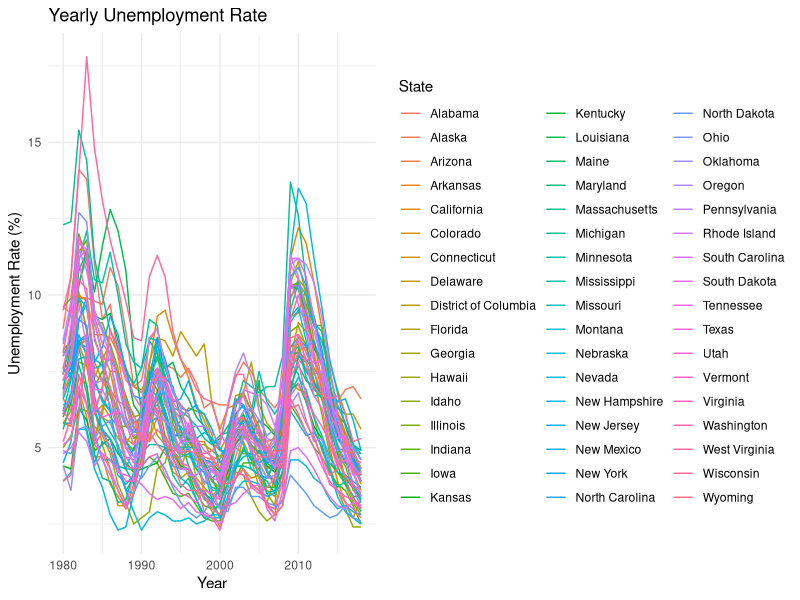
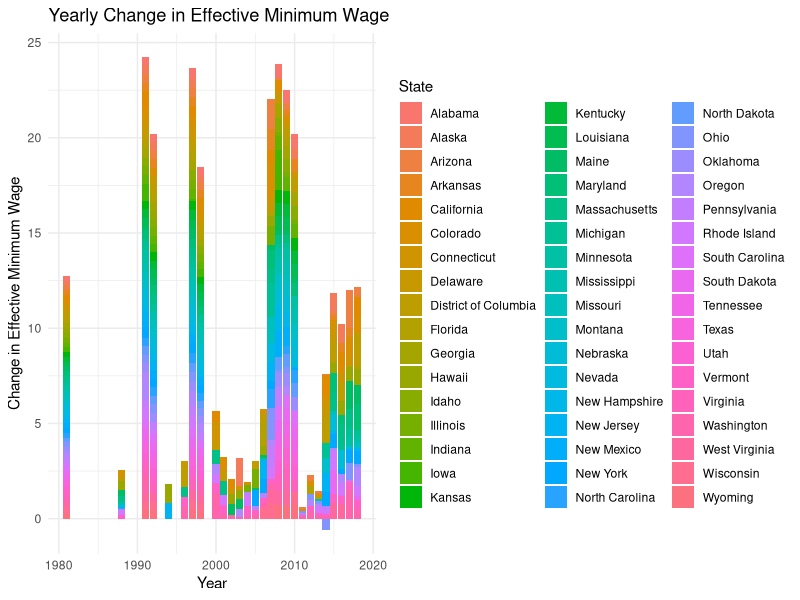
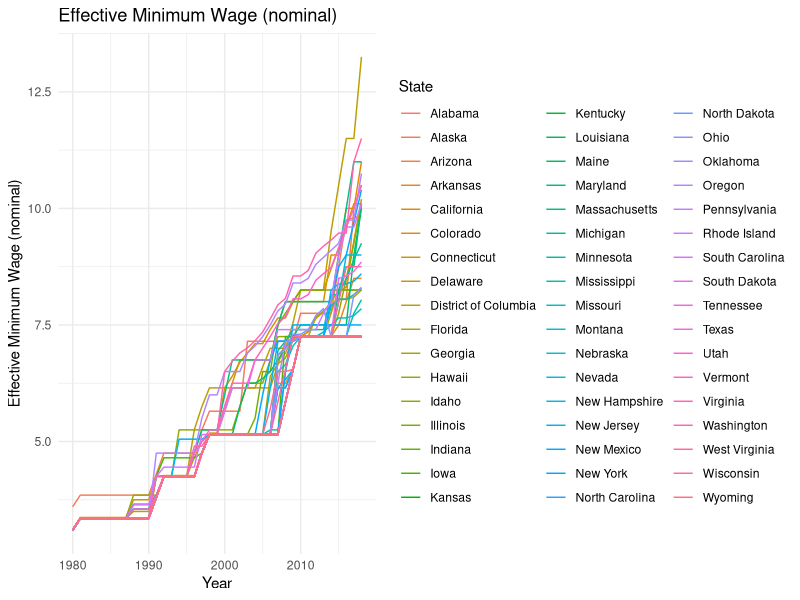
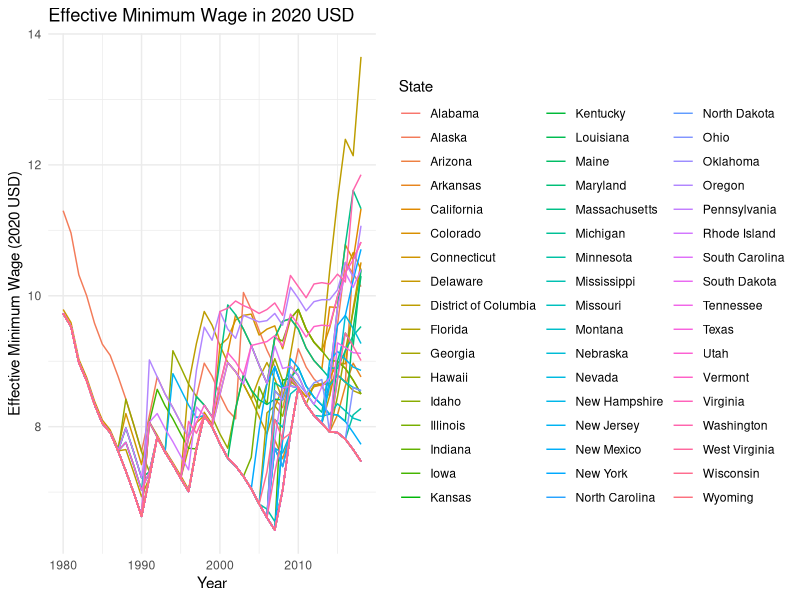
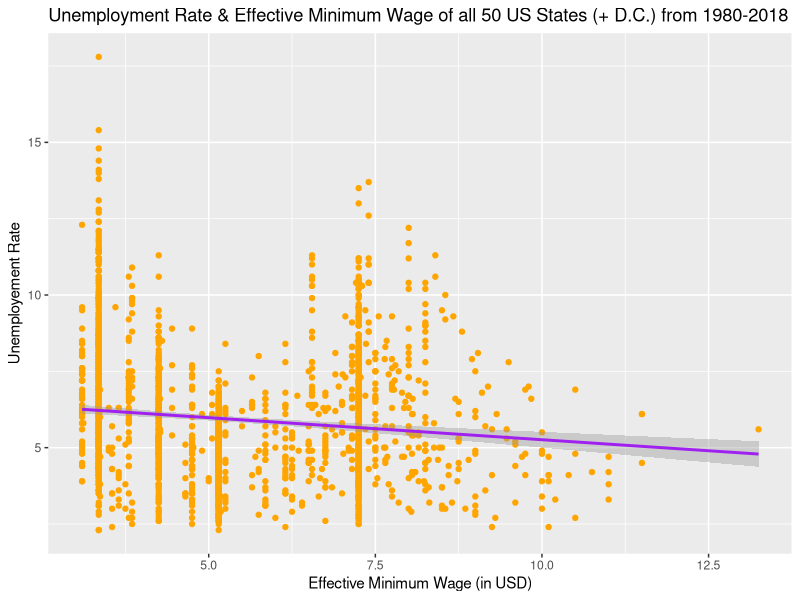
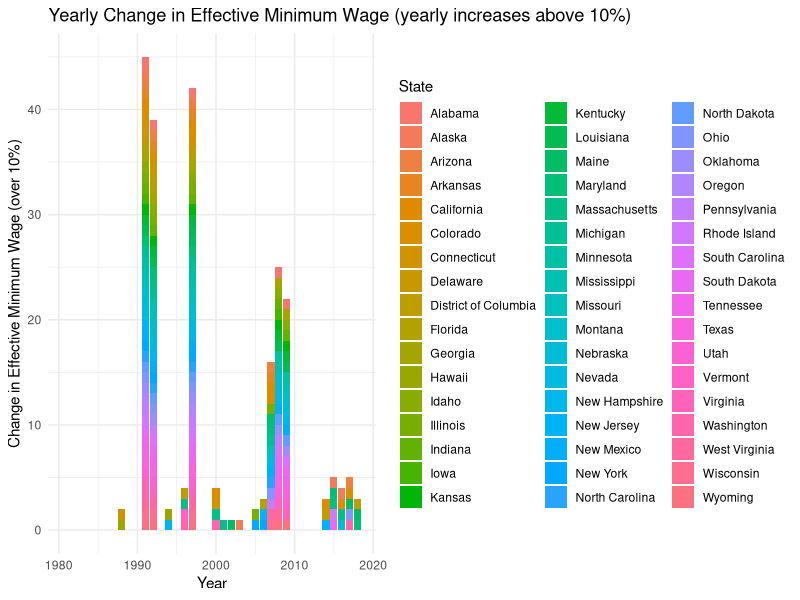
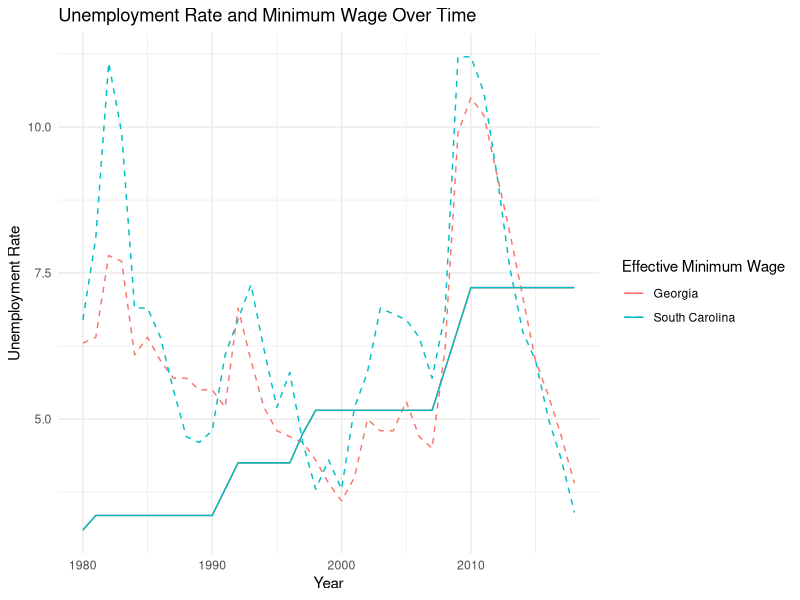
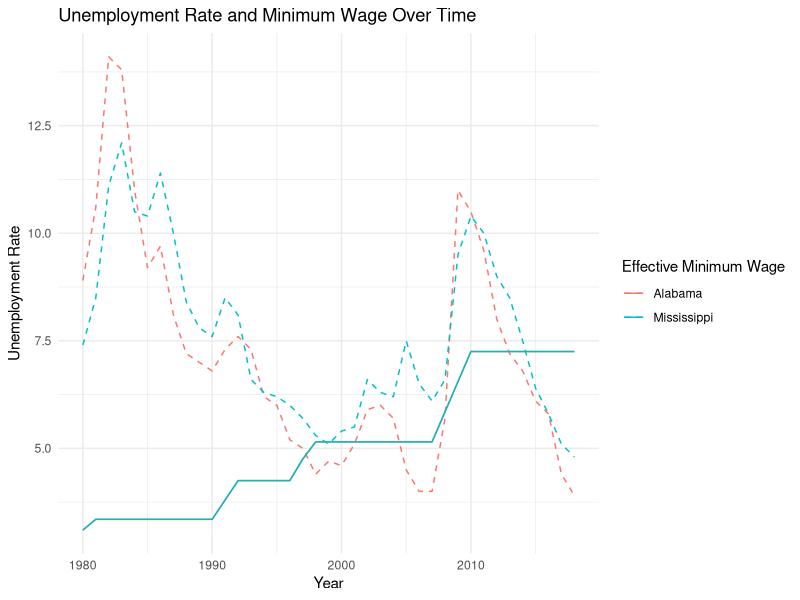

The R script that drew these images, in order:
# packages used
library(broom)
library(dplyr)
library(ggplot2)
library(lmtest)
library(plm)
library(readxl)
library(sandwich)
library(tidyverse)



# Causal Inference and Data Science in Economics


  # Final paper

# Topic of research: Effect of Minimum Wage Increase on Unemployment Rate: Evidence from the USA

#Chinese Name: 萬瓏棠
#English Name: Valentin CATTEAU
#UID: 111266018
#E-mail: catteauv.pro@gmail.com



    # DATA MANIPULATION & CLEANING 



# Import 2 data sets

# EDIT Wordit Directory

setwd(dirname(rstudioapi::getActiveDocumentContext()$path))
wage <- read.csv("Minimum_Wage_Data.csv")
unemployment <- read_excel("unemployment_data.xls", 1)

# examine data

summary(wage)
summary(unemployment)

# select variables and observations of interest

# Filter observations of interest (drop Guam, US Virgin Islands, Puerto Rico, select 1980-2018)
# Arrange observations by State and year, then add an ID variable to help identify each observation

wage <- wage %>%
  filter(State != "U.S. Virgin Islands" & State != "Guam" & State != "Puerto Rico" & Year > 1979 & Year < 2019) %>%
  arrange(State, Year) %>%
  mutate(ID = row_number())

# select only variables of interests while rearranging the order

wage <- wage %>%
  select(ID, State, Year, Federal.Minimum.Wage, Federal.Minimum.Wage.2020.Dollars, State.Minimum.Wage, State.Minimum.Wage.2020.Dollars, Effective.Minimum.Wage, Effective.Minimum.Wage.2020.Dollars)

# Do the same thing for the unemployment data set

unemployment <- unemployment %>%
  arrange(State, Year) %>%
  mutate(ID = row_number())

unemployment <- unemployment %>% select(ID, State, Year, Unemployment_rate)

# At this stage, I have 2 data sets for my empirical analysis that have now been cleaned.
# I can merge the variable Unemployment_rate from the unemployment data set to the wage data set in new data set called full_data
# This new data set will be the final data set with all variables and observations of interest from both previous data sets

full_data <- wage %>%
  mutate(Unemployment_Rate = unemployment$Unemployment_rate)

# create additional variables for further use in the empirical analysis (state ID, change in unemployment rate, change in minimum wage (nominal and real), both in absolute value and in %)

# state_ID

state_ID_df <- full_data %>%
  distinct(State, .keep_all = FALSE) %>%
  mutate(State_ID = seq_along(State))

full_data <- left_join(state_ID_df, full_data, by = "State")

View(full_data)

# I assign NA values for Year 1980 because it is the first observation, the "base year" for each state

# change in effective minimum wage (absolute value and %)

full_data$`Diff_EMW` <- c(NA, diff(full_data$Effective.Minimum.Wage))
full_data$`Diff_EMW`[full_data$Year == 1980] <- NA

full_data$`Diff_EMW_%` <- full_data$`Diff_EMW` / lag(full_data$Effective.Minimum.Wage, default = NA) * 100
full_data$`Diff_EMW_%` <- round(full_data$`Diff_EMW_%`, 2)

# change in effective minimum wage in 2020 US$ (absolute value and in %)

full_data$`Diff_EMW_2020_USD` <- c(NA, diff(full_data$Effective.Minimum.Wage.2020.Dollars))
full_data$`Diff_EMW_2020_USD`[full_data$Year == 1980] <- NA

full_data$`Diff_EMW_2020_USD_%` <- full_data$`Diff_EMW_2020_USD` / lag(full_data$Effective.Minimum.Wage.2020.Dollars, default = NA) * 100
full_data$`Diff_EMW_2020_USD_%` <- round(full_data$`Diff_EMW_2020_USD_%`, 2)

# change in unemployment rate (absolute value and in %)

full_data$`Diff_Unemployment_Rate` <- c(NA, diff(full_data$Unemployment_Rate))
full_data$`Diff_Unemployment_Rate`[full_data$Year == 1980] <- NA

full_data$`Diff_Unemployment_Rate_%` <- full_data$`Diff_Unemployment_Rate` / lag(full_data$Unemployment_Rate, default = NA) * 100
full_data$`Diff_Unemployment_Rate_%` <- round(full_data$`Diff_Unemployment_Rate_%`, 2)

# reorder variables

full_data <- full_data %>%
  select(ID, State_ID, State, Year, Effective.Minimum.Wage, Diff_EMW, `Diff_EMW_%`, Effective.Minimum.Wage.2020.Dollars, Diff_EMW_2020_USD, `Diff_EMW_2020_USD_%`, Unemployment_Rate, Diff_Unemployment_Rate, `Diff_Unemployment_Rate_%`)



    # DATA VISUALIZATION



# summary statistics of data set and variables of interest (unemployment rate over time, minimum wage overtime, change in effective minimum wage)

summary(full_data)
str(full_data)

# average & interquartile of Unemployment Rate and Effective minimum wage

summary(full_data$Effective.Minimum.Wage)
sd(full_data$Effective.Minimum.Wage)
summary(full_data$Unemployment_Rate)
sd(full_data$Unemployment_Rate)

# line plot of all 50 states' (+ D.C.) unemployment rate

ggplot(full_data, aes(x = Year, y = Unemployment_Rate, group = State, color = State)) +
  geom_line() +
  labs(title = "Yearly Unemployment Rate",
       x = "Year",
       y = "Unemployment Rate (%)") +
  theme_minimal()

# bar plot of all 50 states' (+D.C.) change in effective minimum wage

ggplot(full_data, aes(x = Year, y = Diff_EMW, fill = State)) +
  geom_bar(stat = "identity") +
  labs(title = "Yearly Change in Effective Minimum Wage",
       x = "Year",
       y = "Change in Effective Minimum Wage") +
  theme_minimal()

# line plot of all 50 states' (+ D.C.) Effective Minimum Wage (nominal)

ggplot(full_data, aes(x = Year, y = Effective.Minimum.Wage, group = State, color = State)) +
  geom_line() +
  labs(title = "Effective Minimum Wage (nominal)",
       x = "Year",
       y = "Effective Minimum Wage (nominal)") +
  theme_minimal()

# line plot of all 50 states' (+ D.C.) Effective Minimum Wage in 2020 USD

ggplot(full_data, aes(x = Year, y = Effective.Minimum.Wage.2020.Dollars, group = State, color = State)) +
  geom_line() +
  labs(title = "Effective Minimum Wage in 2020 USD",
       x = "Year",
       y = "Effective Minimum Wage (2020 USD)") +
  theme_minimal()


    # LINEAR REGRESSION

# relationship between difference in effective minimum wage and unemployment rate

lm <- lm(Unemployment_Rate~Effective.Minimum.Wage, data = full_data)
lm
tidy(lm)
summary(lm) # slight negative correlation, as shown by the following scatter plot. This seems inconsistent with empirical expectations

scatter <- ggplot(data = full_data, aes(Effective.Minimum.Wage, Unemployment_Rate)) +
  geom_point(color = "orange") + 
  ggtitle("Unemployment Rate & Effective Minimum Wage of all 50 US States (+ D.C.) from 1980-2018") +
  ylab("Unemployement Rate") +
  geom_smooth(method='lm', formula= y~x, color = "purple") +
  xlab("Effective Minimum Wage (in USD)")
scatter

lm_Diff_EMW <- lm(Unemployment_Rate~`Diff_EMW_%`, data = full_data)
lm_Diff_EMW
tidy(lm_Diff_EMW)
summary(lm_Diff_EMW)

lm_Diff_Un <- lm(`Diff_Unemployment_Rate_%`~`Diff_EMW_%`, data = full_data)
lm_Diff_Un
tidy(lm_Diff_Un)
summary(lm_Diff_Un)

lm_Diff_adjusted <- lm(Unemployment_Rate~`Diff_EMW_2020_USD_%`, data = full_data)
lm_Diff_adjusted
tidy(lm_Diff_adjusted)
summary(lm_Diff_adjusted)


    # DiD DESIGN

# create a dummy variable with rules "increase in minimum wage (in %) < 10 = 0" and "increase in minimum wage (in %) >= 10 = 1"

full_data$dummy_increase <- ifelse(full_data$'Diff_EMW_%' < 10, 0, 1)

# bar plot of all 50 states' (+D.C.) change in effective minimum wage above 10%

ggplot(full_data, aes(x = Year, y = dummy_increase, fill = State)) +
  geom_bar(stat = "identity") +
  labs(title = "Yearly Change in Effective Minimum Wage (yearly increases above 10%)",
       x = "Year",
       y = "Change in Effective Minimum Wage (over 10%)") +
  theme_minimal()

# create new data sets for states-pairing

GA_SC <- filter(full_data, State %in% c("Georgia", "South Carolina"))
ggplot(GA_SC, aes(x = Year)) +
  geom_line(aes(y = Unemployment_Rate, color = State), linetype = "dashed") +
  geom_line(aes(y = Effective.Minimum.Wage, color = State), linetype = "solid") +
  labs(x = "Year", y = "Unemployment Rate", color = "Effective Minimum Wage") +
  ggtitle("Unemployment Rate and Minimum Wage Over Time") +
  theme_minimal()

AL_MS <- filter(full_data, State %in% c("Alabama", "Mississippi"))
ggplot(AL_MS, aes(x = Year)) +
  geom_line(aes(y = Unemployment_Rate, color = State), linetype = "dashed") +
  geom_line(aes(y = Effective.Minimum.Wage, color = State), linetype = "solid") +
  labs(x = "Year", y = "Unemployment Rate", color = "Effective Minimum Wage") +
  ggtitle("Unemployment Rate and Minimum Wage Over Time") +
  theme_minimal()

KY_TN <- filter(full_data, State %in% c("Kentucky", "Tennessee"))
ggplot(KY_TN, aes(x = Year)) +
  geom_line(aes(y = Unemployment_Rate, color = State), linetype = "dashed") +
  geom_line(aes(y = Effective.Minimum.Wage, color = State), linetype = "solid") +
  labs(x = "Year", y = "Unemployment Rate", color = "Effective Minimum Wage") +
  ggtitle("Unemployment Rate and Minimum Wage Over Time") +
  theme_minimal()

OR_WA <- filter(full_data, State %in% c("Oregon", "Washington"))
ggplot(OR_WA, aes(x = Year)) +
  geom_line(aes(y = Unemployment_Rate, color = State), linetype = "dashed") +
  geom_line(aes(y = Effective.Minimum.Wage, color = State), linetype = "solid") +
  labs(x = "Year", y = "Unemployment Rate", color = "Effective Minimum Wage") +
  ggtitle("Unemployment Rate and Minimum Wage Over Time") +
  theme_minimal()

MA_RI <- filter(full_data, State %in% c("Massachusetts", "Rhode Island"))
ggplot(MA_RI, aes(x = Year)) +
  geom_line(aes(y = Unemployment_Rate, color = State), linetype = "dashed") +
  geom_line(aes(y = Effective.Minimum.Wage, color = State), linetype = "solid") +
  labs(x = "Year", y = "Unemployment Rate", color = "Effective Minimum Wage") +
  ggtitle("Unemployment Rate and Minimum Wage Over Time") +
  theme_minimal()

NC_SC <- filter(full_data, State %in% c("North Carolina", "South Carolina"))
ggplot(NC_SC, aes(x = Year)) +
  geom_line(aes(y = Unemployment_Rate, color = State), linetype = "dashed") +
  geom_line(aes(y = Effective.Minimum.Wage, color = State), linetype = "solid") +
  labs(x = "Year", y = "Unemployment Rate", color = "Effective Minimum Wage") +
  ggtitle("Unemployment Rate and Minimum Wage Over Time") +
  theme_minimal()

MN_WI <- filter(full_data, State %in% c("Minnesota", "Wisconsin"))
ggplot(MN_WI, aes(x = Year)) +
  geom_line(aes(y = Unemployment_Rate, color = State), linetype = "dashed") +
  geom_line(aes(y = Effective.Minimum.Wage, color = State), linetype = "solid") +
  labs(x = "Year", y = "Unemployment Rate", color = "Effective Minimum Wage") +
  ggtitle("Unemployment Rate and Minimum Wage Over Time") +
  theme_minimal()

IN_OH <- filter(full_data, State %in% c("Indiana", "Ohio"))
ggplot(IN_OH, aes(x = Year)) +
  geom_line(aes(y = Unemployment_Rate, color = State), linetype = "dashed") +
  geom_line(aes(y = Effective.Minimum.Wage, color = State), linetype = "solid") +
  labs(x = "Year", y = "Unemployment Rate", color = "Effective Minimum Wage") +
  ggtitle("Unemployment Rate and Minimum Wage Over Time") +
  theme_minimal()

AL_TN <- filter(full_data, State %in% c("Alabama", "Tennessee"))
ggplot(AL_TN, aes(x = Year)) +
  geom_line(aes(y = Unemployment_Rate, color = State), linetype = "dashed") +
  geom_line(aes(y = Effective.Minimum.Wage, color = State), linetype = "solid") +
  labs(x = "Year", y = "Unemployment Rate", color = "Effective Minimum Wage") +
  ggtitle("Unemployment Rate and Minimum Wage Over Time") +
  theme_minimal()

# import demographics-specific unemployment data for states of interest & merge to existing state-paired data sets

# demographic data for specific states was not available before 2010, therefore making the analysis impossible
# I have found records in the US Bureau of Labor Statistics in TXT file, but as 1 separate file for each year and for each state, making the data cleaning process too time-consuming long for this paper.
# The DiD design is unfortunately limited to simple linear regression between raise in minimum wage and overall unemployment rate, while controlling for all the different factors taken into account in the state-pairing selection.

# run regression for OR-WA state-pairing for increase in effective minimum wage on overall unemployment rate 

# OR-WA
model <- lm(Unemployment_Rate ~ Diff_EMW, data = OR_WA)
tidy(model)
summary(model)

# MA-RI from 2003-2013 (common trend from 2004 - 2008, then increase in MA but not RI)

MA_RI_2 <- MA_RI %>% filter(Year > "2003") %>% filter(Year < "2013")
MA_RI_2$treatment <- ifelse(MA_RI_2$State %in% c("Massachusetts"), 1, 0) # Treatment term
MA_RI_2$post_treatment <- ifelse(MA_RI_2$Year >= 2008, 1, 0)  # Post-treatment indicator
MA_RI_2$treatment_post <- MA_RI_2$treatment * MA_RI_2$post_treatment  # Interaction term

#Estimate the DiD Model
model <- lm(Unemployment_Rate ~ treatment + post_treatment + treatment_post, data = MA_RI_2)
summary(model) # treatment_post = did_estimate
robust_se <- coeftest(model, vcov = sandwich)
summary(robust_se)
